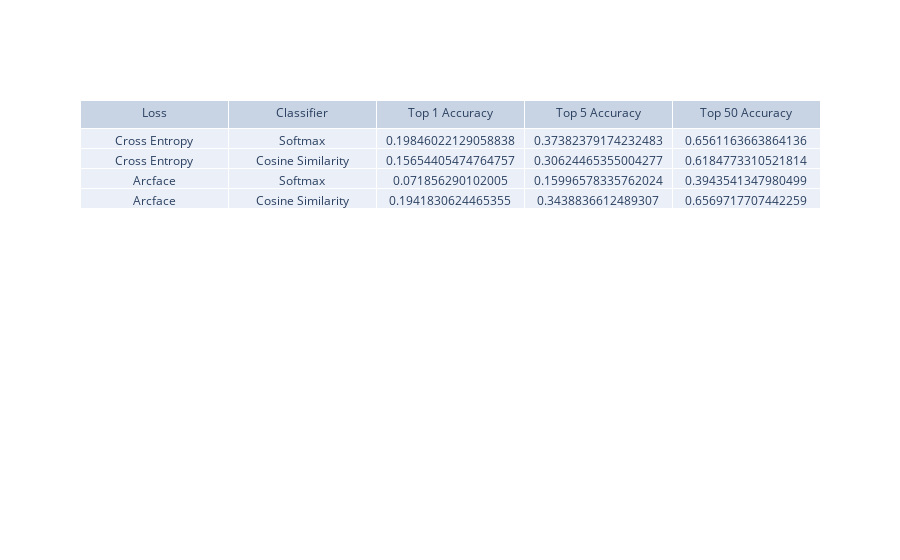

Here is the notebook cell this chart was saved with:
### Code cell
eval_table = go.Figure(
    data=[
        go.Table(
            header={"values": ["Loss", "Classifier", "Top 1 Accuracy", "Top 5 Accuracy", "Top 50 Accuracy"]},
            cells={
                "values": [
                    ["Cross Entropy", "Cross Entropy", "Arcface", "Arcface"],
                    ["Softmax", "Cosine Similarity", "Softmax", "Cosine Similarity"],
                    [
                        softmax_cross_entropy_eval_results["top_1_accuracy"],
                        softmax_similarity_eval_results["top_1_accuracy"],
                        arcface_cross_entropy_eval_results["top_1_accuracy"],
                        arcface_similarity_eval_results["top_1_accuracy"]
                    ],
                    [
                        softmax_cross_entropy_eval_results["top_5_accuracy"],
                        softmax_similarity_eval_results["top_5_accuracy"],
                        arcface_cross_entropy_eval_results["top_5_accuracy"],
                        arcface_similarity_eval_results["top_5_accuracy"]
                    ],
                    [
                        softmax_cross_entropy_eval_results["top_50_accuracy"],
                        softmax_similarity_eval_results["top_50_accuracy"],
                        arcface_cross_entropy_eval_results["top_50_accuracy"],
                        arcface_similarity_eval_results["top_50_accuracy"]
                    ],
                ]
            }
        )
    ]
)

eval_table.show()

### Figure 1 — Plotly figure (JSON) as saved in the notebook; plotly's stock layout.template omitted (floating-point values rounded to 4 significant figures)
{"data": [{"cells": {"values": [["Cross Entropy", "Cross Entropy", "Arcface", "Arcface"], ["Softmax", "Cosine Similarity", "Softmax", "Cosine Similarity"], [0.1985, 0.1565, 0.07186, 0.1942], [0.3738, 0.3062, 0.16, 0.3439], [0.6561, 0.6185, 0.3944, 0.657]]}, "header": {"values": ["Loss", "Classifier", "Top 1 Accuracy", "Top 5 Accuracy", "Top 50 Accuracy"]}, "type": "table"}], "layout": {}}
